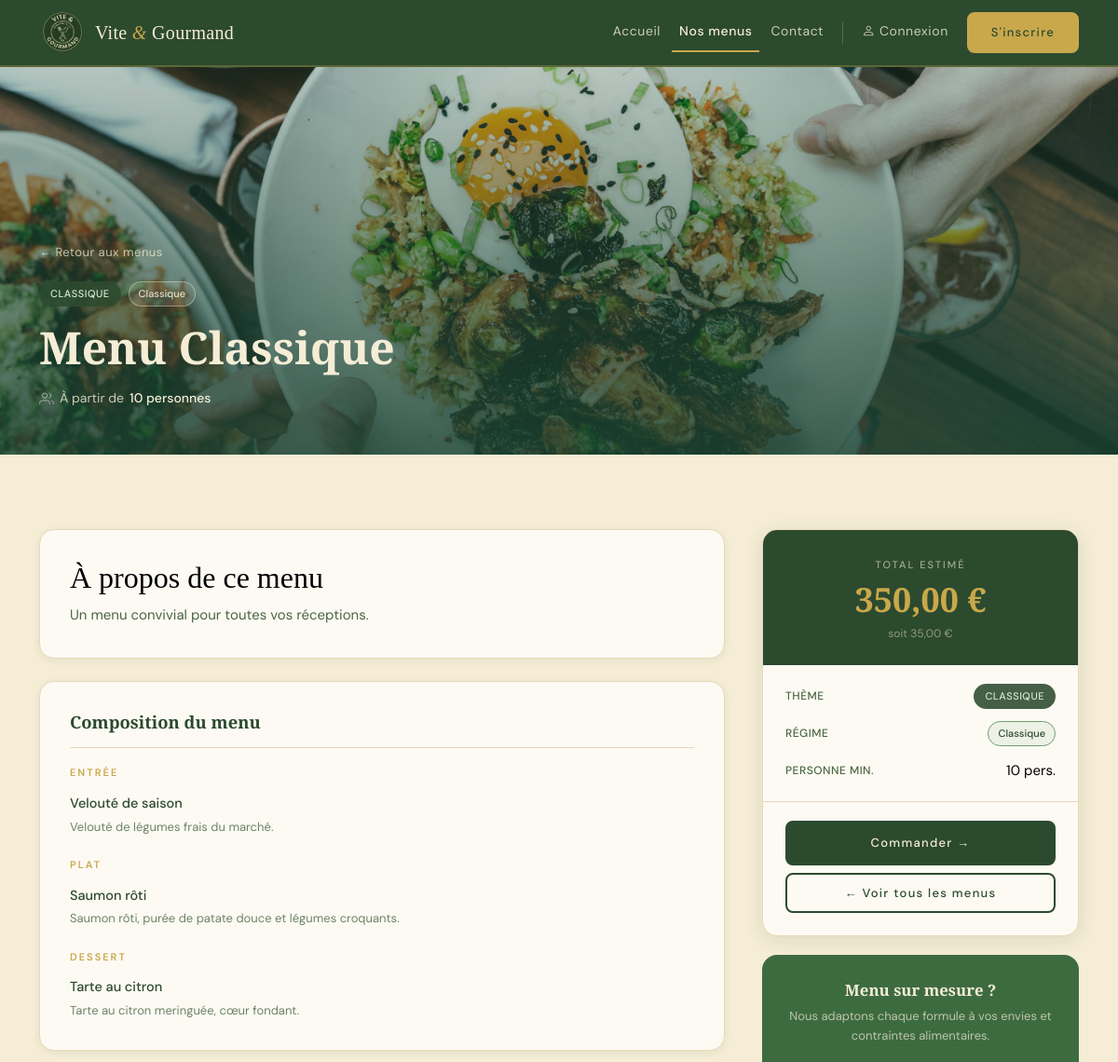
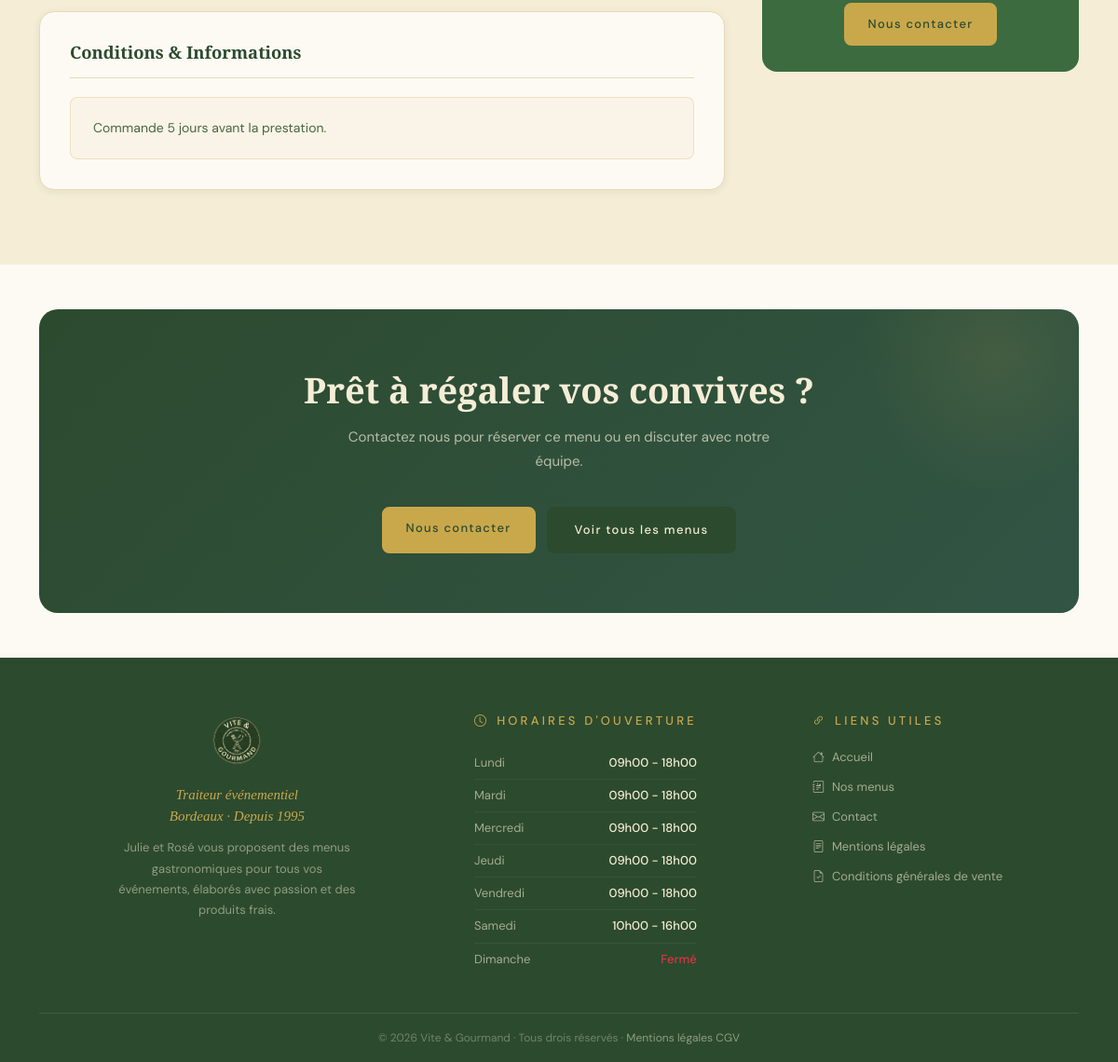
Page /pages/menu-details.php?id=1 on the committed database (2 pictures, top to bottom).
### tables this page shows
CREATE TABLE menu (
    menu_id INT AUTO_INCREMENT PRIMARY KEY,
    theme_id INT NOT NULL,
    regime_id INT NOT NULL,
    titre VARCHAR(100) NOT NULL,
    description TEXT,
    conditions TEXT,
    nombre_personne_minimum INT NOT NULL,
    prix_par_personne DECIMAL (10, 2) NOT NULL,
    actif TINYINT(1) NOT NULL DEFAULT 1,
    created_at DATETIME DEFAULT CURRENT_TIMESTAMP,
    updated_at DATETIME DEFAULT CURRENT_TIMESTAMP ON UPDATE CURRENT_TIMESTAMP,

    CONSTRAINT fk_menu_theme FOREIGN KEY (theme_id) REFERENCES theme(theme_id),
    CONSTRAINT fk_menu_regime FOREIGN KEY (regime_id) REFERENCES regime(regime_id)
);

CREATE TABLE menu_image (
    image_id INT AUTO_INCREMENT PRIMARY KEY,
    menu_id INT NOT NULL,
    url VARCHAR(255) NOT NULL,
    ordre INT DEFAULT 0,

    CONSTRAINT fk_menu_image_menu
    FOREIGN KEY (menu_id) REFERENCES menu(menu_id) ON DELETE CASCADE
);

CREATE TABLE theme (
    theme_id INT AUTO_INCREMENT PRIMARY KEY,
    libelle VARCHAR(50) NOT NULL
);

CREATE TABLE regime (
    regime_id INT AUTO_INCREMENT PRIMARY KEY,
    libelle VARCHAR(50) NOT NULL
);

CREATE TABLE plat (
    plat_id INT AUTO_INCREMENT PRIMARY KEY,
    titre_plat VARCHAR(100) NOT NULL,
    description TEXT,
    categorie VARCHAR(50) NOT NULL DEFAULT 'Plat',
    photo VARCHAR(255),
    actif TINYINT(1) NOT NULL DEFAULT 1
);

CREATE TABLE horaire (
    horaire_id INT AUTO_INCREMENT PRIMARY KEY,
    jour VARCHAR(20) NOT NULL,
    heure_ouverture TIME NOT NULL,
    heure_fermeture TIME NOT NULL
);

### pages/menu-details.php (the view, shortened to what this page needs)
<?php
require_once '../includes/db.php';
$rootPath = '../';
require_once '../includes/header.php';
require_once '../includes/navbar.php';
$menu = null;
$platsParCategorie = [];
$id = isset($_GET['id']) ? (int)$_GET['id'] : 0;
if(isset($pdo) && $id > 0) {
    try {
        $stmt = $pdo->prepare("
        SELECT m.*,
        t.libelle AS theme_nom,
        r.libelle AS regime_nom,
        mi.url AS image_url
        FROM menu m
        LEFT JOIN theme t ON m.theme_id = t.theme_id
        LEFT JOIN regime r ON m.regime_id = r.regime_id
        LEFT JOIN menu_image mi ON m.menu_id = mi.menu_id AND mi.ordre = 1
        WHERE m.menu_id = :id AND m.actif = 1
        ");
        $stmt->execute([':id' => $id]);
        $menu = $stmt->fetch(PDO::FETCH_ASSOC);
        if($menu) {
            $stmtPlats = $pdo->prepare("
                        SELECT p.titre_plat, p.description, p.categorie
                        FROM plat p
                        INNER JOIN menu_plat mp ON p.plat_id = mp.plat_id
                        WHERE mp.menu_id = :id
                        AND p.actif = 1
                        ORDER BY FIELD(p.categorie, 'Entrée', 'Plat', 'Fromage', 'Dessert', 'Boisson')
                        ");
            $stmtPlats->execute([':id' => $id]);
            $plats_db = $stmtPlats->fetchAll(PDO::FETCH_ASSOC);
            foreach($plats_db as $plat) {
                $platsParCategorie[$plat['categorie']][] = [
                    'nom' => $plat['titre_plat'],
                    'desc' => $plat['description']
                ];
            }
        }
    } catch (Exception $e){
        $erreur = "Erreur : " . $e->getMessage();
    }
}
$prixTotal = (float)($menu['prix_par_personne'] * $menu['nombre_personne_minimum']);
$imagePath = !empty($menu['image_url']) ? $rootPath . $menu['image_url'] : $rootPath . "assets/images/menu-prestige.jpg";
$themeLabel = $menu['theme_nom'] ?? 'Classique';
$regimeLabel = $menu['regime_nom'] ?? 'Classique';
$themeSlug = strtolower(trim($themeLabel));
$themeSlug = str_replace([' ', '/'], '-', $themeSlug);
$themeSlug = str_replace([' ', 'î', 'é', 'è', 'ê', 'à'], ['-', 'i', 'e', 'e', 'e', 'a'], $themeSlug);
$regimeSlug = strtolower(trim($regimeLabel));
$regimeSlug = str_replace(' ', '-', $regimeSlug);
$badgeClass = 'badge-theme--' . $themeSlug;
$pillClass = 'regime--' . $regimeSlug;
?>
<section class="detail-hero">
    <div class="detail-hero__bg" style="background-image: url('<?= $imagePath ?>');"></div>
    <div class="detail-hero__overlay"></div>
    <div class="container detail-hero__content">
        <a href="<?= $rootPath ?>pages/menus.php" class="detail-back">
            ← Retour aux menus
        </a>
        <div class="detail-hero__badges">
            <span class="badge-theme <?= $badgeClass ?>"><?= htmlspecialchars($menu['theme_nom'] ?? 'Classique') ?></span>
            <span class="regime-pill <?= $pillClass ?>"><?= htmlspecialchars($menu['regime_nom'] ?? 'Classique') ?></span>
        </div>
        <h1 class="detail-hero__title"><?= htmlspecialchars($menu['titre']) ?></h1>
        <div class="detail-hero__meta">
            <span class="detail-meta-item">
                <svg width="16" height="16" fill="none" stroke="currentColor" stroke-width="1.5" viewBox="0 0 24 24"><path d="M17 21v-2a4 4 0 0 0-4-4H5a4 4 0 0 0-4 4v2"/><circle cx="9" cy="7" r="4"/><path d="M23 21v-2a4 4 0 0 0-3-3.87"/><path d="M16 3.13a4 4 0 0 1 0 7.75"/></svg>
                À partir de <strong><?= (int)$menu['nombre_personne_minimum'] ?> personnes</strong>
            </span>
        </div>
    </div>
</section>
<section class="section-detail">
    <div class="container">
        <div class="detail-layout">
         <div class="detail-main">
          <div class="detail-block">
            <h2 class="detail-block--title">À propos de ce menu</h2>
            <p class="detail-desc"><?= htmlspecialchars($menu['description']) ?></p>
          </div>
           <?php if (!empty($platsParCategorie)): ?>
            <div class="detail-block">
                <h2 class="detail-block__title">Composition du menu</h2>
                <div class="detail-plats">
                    <?php foreach ($platsParCategorie as $categorie => $plats): ?>
                        <div class="plats-categorie">
                            <h3 class="plats-categorie__titre">
                                <?= htmlspecialchars($categorie) ?>
                            </h3>
                            <ul class="plats-liste">
                                <?php foreach ($plats as $plat): ?>
                                    <li class="plat-item">
                                        <div class="plat-item__nom"><?= htmlspecialchars($plat['nom']) ?></div>
                                        <?php if(!empty($plat['desc'])): ?>
                                            <div class="plat-item__desc"><?= htmlspecialchars($plat['desc']) ?></div>
                                            <?php endif; ?>
                                    </li>
                                    <?php endforeach; ?>
                            </ul>
                        </div>
                        <?php endforeach; ?>
                </div>
            </div>
            <?php endif; ?>
             <?php if(!empty($menu['conditions'])): ?>
                <div class="detail-block">
                    <h2 class="detail-block__title">Conditions & Informations</h2>
                    <div class="detail-conditions">
                        <p><?= htmlspecialchars($menu['conditions']) ?></p>
                    </div>
                </div>
                <?php endif; ?>
         </div>
         <aside class="detail-sidebar">
            <div class="detail-card-prix">
                <div class="detail-card-prix__header">
                    <span class="detail-card-prix__label">Total estimé</span>
                    <div class="detail-card-prix__montant">
                        <?= number_format($prixTotal, 2, ',', ' ') ?> €
                    </div>
                    <div class="detail-card-prix__base">
                        soit <?= number_format($menu['prix_par_personne'], 2, ',', ' ') ?> €
                    </div>
                </div>
                <div class="detail-card-prix__body">
                    <div class="detail-card-info">
                        <span class="detail-card-info__label">Thème</span>
                        <span class="badge-theme <?= $badgeClass ?>"><?= htmlspecialchars($menu['theme_nom'] ?? '-') ?></span>
                    </div>
                    <div class="detail-card-info">
                        <span class="detail-card-info__label">Régime</span>
                        <span class="regime-pill <?= $pillClass ?>"><?= htmlspecialchars($menu['regime_nom'] ?? '-') ?></span>
                    </div>
                    <div class="detail-card-info">
                        <span class="detail-card-info__label">Personne min.</span>
                        <span class="detail-card-info__val"><?= (int)$menu['nombre_personne_minimum'] ?> pers.</span>
                    </div>
                </div>
                <div class="detail-card-prix__footer">
                    <a href="<?= $rootPath ?>pages/commande.php?menu=<?= (int)$menu['menu_id'] ?>" class="btn btn-vg-primary w-100">Commander →</a>
                    <a href="<?= $rootPath ?>pages/menus.php" class="btn btn-vg-secondary w-100 mt-2">← Voir tous les menus</a>
                </div>
            </div>
             <div class="detail-card-custom">
                <h3>Menu sur mesure ?</h3>
                <p>Nous adaptons chaque formule à vos envies et contraintes alimentaires.</p>
                <a href="<?= $rootPath ?>pages/contact.php" class="btn-or">Nous contacter</a>
             </div>
         </aside>
        </div>
    </div>
</section>
<section class="section-cta py-5">
    <div class="container">
        <div class="cta-box">
            <div class="cta-deco"></div>
            <h2 class="cta-title">Prêt à régaler vos convives ?</h2>
            <p class="cta-desc">Contactez nous pour réserver ce menu ou en discuter avec notre équipe.</p>
            <div class="cta-actions">
                <a href="<?= $rootPath ?>pages/contact.php?menu=<?= (int)$menu['menu_id'] ?>" class="btn-or">Nous contacter</a>
                <a href="<?= $rootPath ?>pages/menus.php" class="btn-vg-primary">Voir tous les menus</a>
            </div>
        </div>
    </div>
</section>
<?php require_once '../includes/footer.php'; ?>

### includes/footer.php (shortened to what this page needs)
<?php
$stmtFooter = $pdo->query("SELECT * FROM horaire ORDER BY horaire_id ASC");
$listeHoraires = $stmtFooter->fetchAll();
?>
<footer class="footer" role="contentinfo">
    <div class="container">
        <div class="row gy-5">
         <div class="col-12 col-md-3">
            <div class="footer-brand">
                <img src="<?= isset($rootPath) ? $rootPath : '../' ?>assets/images/image_logo_vert-removebg-preview.png" alt="Logo Vite & Gourmand" class="footer-logo">
                <p class="footer-tagline">Traiteur événementiel<br>Bordeaux · Depuis 1995</p>
                <p class="footer-desc">Julie et Rosé vous proposent des menus gastronomiques pour tous vos événements, élaborés avec passion et des produits frais.</p>
            </div>
         </div>
         <div class="col-12 col-md-auto">
            <h2 class="footer-title">
                <i class="bi bi-clock" aria-hidden="true"></i>
                Horaires d'ouverture
            </h2>
            <ul class="footer-horaires" aria-label="Horaires d'ouverture">
                <?php foreach($listeHoraires as $h): ?>
                    <li>
                        <span class="footer-jour"><?= htmlspecialchars($h['jour']) ?></span>
                        <span class="footer-heure">
                            <?php
                            if(empty($h['heure_ouverture']) || $h['heure_ouverture'] == '00:00:00'){
                                echo '<span class="text-danger">Fermé</span>';
                            } else {
                                $debut = date('H\hi', strtotime($h['heure_ouverture']));
                                $fin = date('H\hi', strtotime($h['heure_fermeture']));
                                echo $debut . " - " . $fin;
                            }
                            ?>
                        </span>
                    </li>
                <?php endforeach; ?>
            </ul>
         </div>
         <div class="col-12 col-md-auto">
            <h2 class="footer-title">
                <i class="bi bi-link-45deg" aria-hidden="true"></i>
                Liens utiles
            </h2>
            <ul class="footer-links" aria-label="Liens utiles">
                <li>
                    <a href="<?= isset($rootPath) ? $rootPath : '../' ?>pages/accueil.php">
                        <i class="bi bi-house" aria-hidden="true"></i>
                        Accueil
                    </a>
                </li>
                <li>
                    <a href="<?=  isset($rootPath) ? $rootPath : '../' ?>pages/menus.php">
                        <i class="bi bi-journal-richtext" aria-hidden="true"></i>
                        Nos menus
                    </a>
                </li>
                <li>
                    <a href="<?=  isset($rootPath) ? $rootPath : '../' ?>pages/contact.php">
                        <i class="bi bi-envelope" aria-hidden="true"></i>
                        Contact
                    </a>
                </li>
                <li>
                    <a href="<?= isset($rootPath) ? $rootPath : '../' ?>pages/mentions-legales.php">
                        <i class="bi bi-file-text" aria-hidden="true"></i>
                        Mentions légales
                    </a>
                </li>
                <li>
                    <a href="<?=  isset($rootPath) ? $rootPath : '../' ?>pages/cgv.php">
                        <i class="bi bi-file-earmark-check" aria-hidden="true"></i>
                        Conditions générales de vente
                    </a>
                </li>
            </ul>
         </div>
        </div>
         <div class="footer-bottom">
            <p class="footer-copy">
                &copy; <?= date('Y') ?> Vite &amp; Gourmand · Tous drois réservés ·
                <a href="<?=  isset($rootPath) ? $rootPath : '../' ?>pages/mentions-legales.php">Mentions légales</a>
                <a href="<?=  isset($rootPath) ? $rootPath : '../' ?>pages/cgv.php">CGV</a>
            </p>
         </div>
    </div>
</footer>

### rows in the picture
menu: menu_image.url (picture), theme.libelle "CLASSIQUE", regime.libelle "Classique", titre "Menu Classique", nombre_personne_minimum "10", description "Un menu convivial pour toutes vos réceptions.", conditions "Commande 5 jours avant la prestation.", prixTotal "350,00", prix_par_personne "35,00"
plat: titre_plat "Velouté de saison", description "Velouté de légumes frais du marché."
plat: titre_plat "Saumon rôti", description "Saumon rôti, purée de patate douce et légumes croquants."
plat: titre_plat "Tarte au citron", description "Tarte au citron meringuée, cœur fondant."
horaire: jour "Lundi", heure_ouverture "09h00", heure_fermeture "18h00"
horaire: jour "Mardi", heure_ouverture "09h00", heure_fermeture "18h00"
horaire: jour "Mercredi", heure_ouverture "09h00", heure_fermeture "18h00"
horaire: jour "Jeudi", heure_ouverture "09h00", heure_fermeture "18h00"
horaire: jour "Vendredi", heure_ouverture "09h00", heure_fermeture "18h00"
horaire: jour "Samedi", heure_ouverture "10h00", heure_fermeture "16h00"
horaire: jour "Dimanche", heure_ouverture "Fermé"

### other values in the picture
$categorie "ENTRÉE"
$categorie "PLAT"
$categorie "DESSERT"
